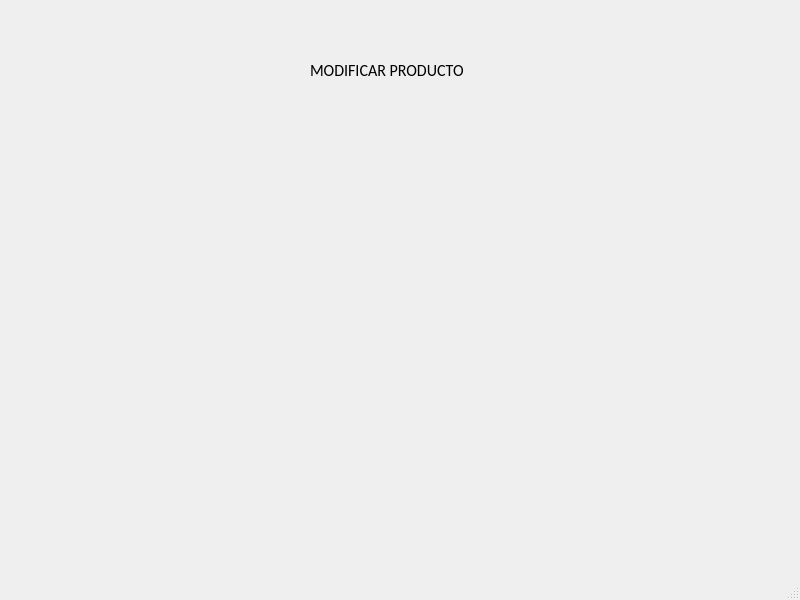
<?xml version="1.0" encoding="UTF-8"?>
<ui version="4.0">
 <class>MainWindow</class>
 <widget class="QMainWindow" name="MainWindow">
  <property name="geometry">
   <rect>
    <x>0</x>
    <y>0</y>
    <width>800</width>
    <height>600</height>
   </rect>
  </property>
  <property name="windowTitle">
   <string>MainWindow</string>
  </property>
  <widget class="QWidget" name="centralwidget">
   <widget class="QLabel" name="label">
    <property name="geometry">
     <rect>
      <x>310</x>
      <y>60</y>
      <width>161</width>
      <height>21</height>
     </rect>
    </property>
    <property name="font">
     <font>
      <family>Calibri</family>
      <pointsize>12</pointsize>
     </font>
    </property>
    <property name="text">
     <string>MODIFICAR PRODUCTO</string>
    </property>
   </widget>
  </widget>
  <widget class="QMenuBar" name="menubar">
   <property name="geometry">
    <rect>
     <x>0</x>
     <y>0</y>
     <width>800</width>
     <height>21</height>
    </rect>
   </property>
  </widget>
  <widget class="QStatusBar" name="statusbar"/>
 </widget>
 <resources/>
 <connections/>
</ui>
